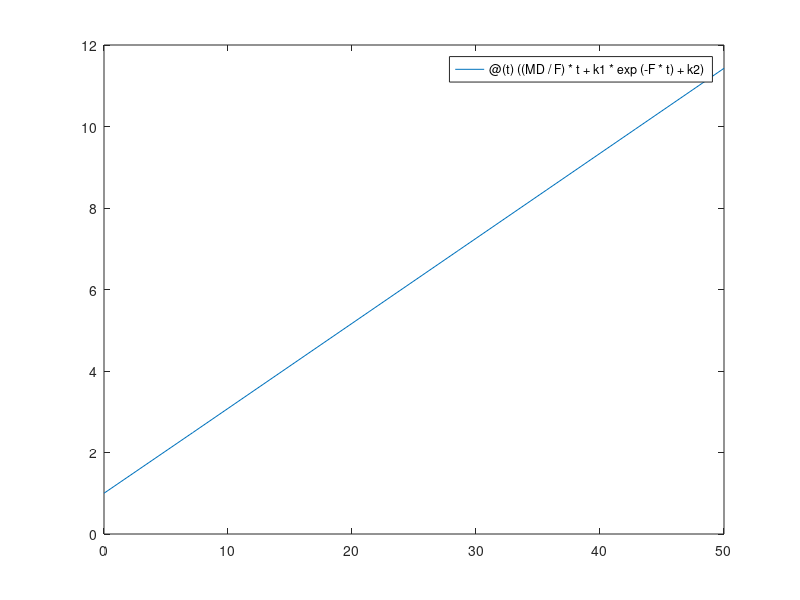

Recreate this plot in MATLAB. (Note: this script raises an error after producing the figure.)
%Constant Values
radius = 0.001; 
uf = 0.084;
pf = 920;
ps = 8960;
Volume = (4/3*pi*radius^3); 
mass = ps*Volume;
gravity = 9.81; 
% Inital Conditions: x'(0) = 0 and x(0) = 1
F = (6*pi*uf*radius)/mass;
MD = gravity * (1-(pf/ps));
k1 = MD / F^2;
k2 = 1 - k1;
X_1 = @(t)(MD/F) + k1 * F * exp(-F*t);
X = @(t)((MD/F) * t + k1 * exp(-F*t) + k2);
newY = @(x) (x*(0.2087) + 0.0049*exp(-42.1875*x) + 0.9951);

% syms t;
% E = (t * (MD/F) + k1 * exp(-F*t) + k2) == 0;
% E = (1 + (t *(-F/MD) + k1 * (1/(-exp(-F*t))) + k2 == 0));
% T1 = vpasolve(E, t);
% T1
% syms x;
% S = vpasolve(x+1 == 2, x);
% S
apprx = fplot(X, [0, 50]);
hold on;


Ts = [0.1, 1, 10];
for n = 1:3
    deltaT = Ts(n);
    t = 0:deltaT:50;
    XTrue = zeros(1,length(t)); 
    XTrue(1) = 1;
    for i=1:(length(t)-1)
        k_1 = X_1(t(i));
        k_2 = X_1(t(i)+deltaT/2);
        k_3 = X_1(t(i)+deltaT/2);
        k_4 = X_1(t(i)+deltaT);
        XTrue(i+1) = XTrue(i) + (1/6)*(k_1+2*k_2+2*k_3+k_4)*deltaT;
    end
%     if deltaT == 0.1
%         Tplot1 = plot(t, XTrue);
%     elseif deltaT == 1
%         Tplot2 = plot(t, XTrue);
%     elseif deltaT == 10
%         Tplot3 = plot(t, XTrue);
%     end
end
% legend([apprx Tplot1 Tplot2 Tplot3], ["Approximate", "True-0.1s", "True-1s", "True-10s"])
hold on;
hold off;